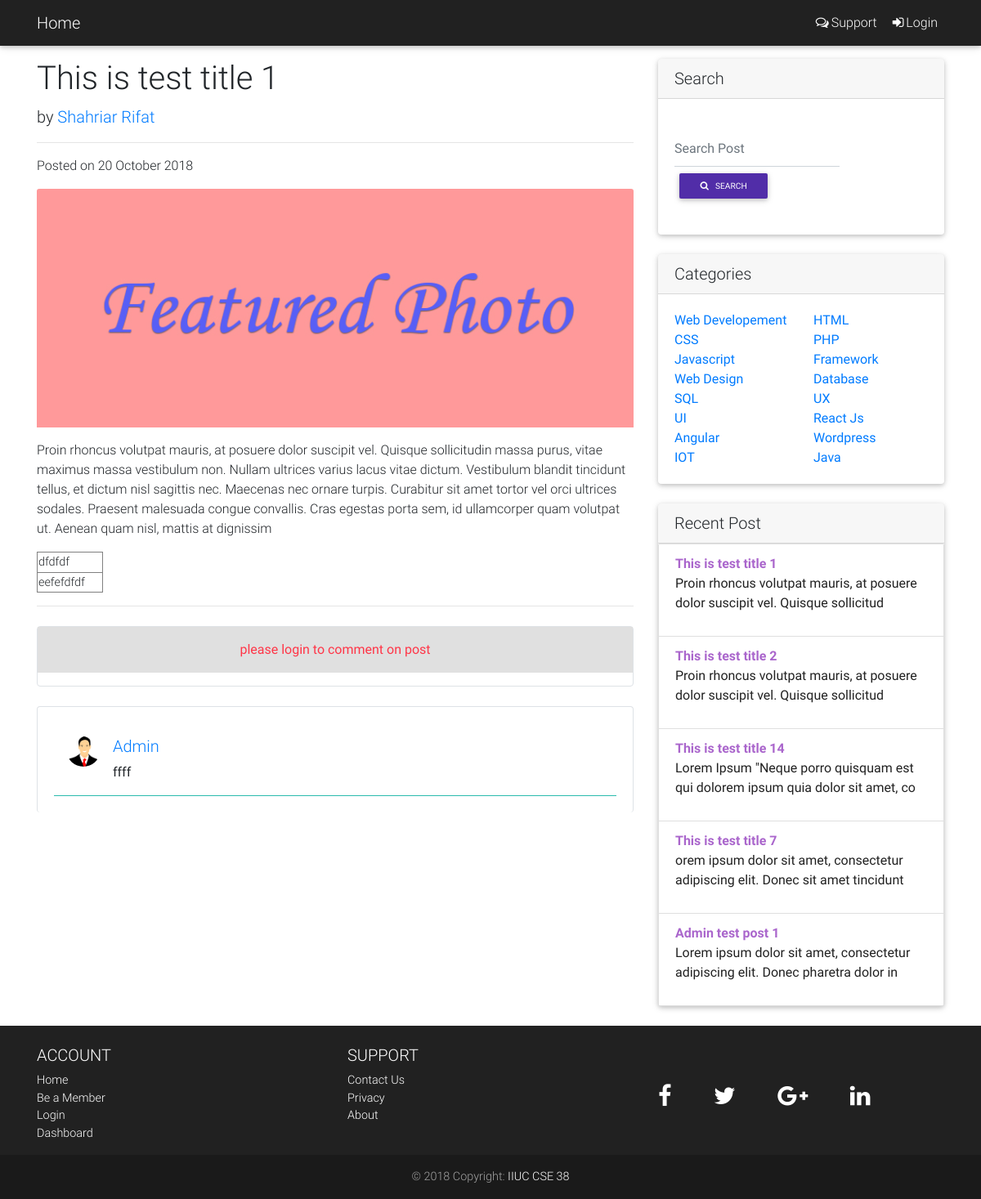
The app's page /postSingle.php?postId=4 with its own data.
### tables this page shows
CREATE TABLE `posts` (
  `id` int(10) UNSIGNED NOT NULL,
  `title` varchar(50) NOT NULL,
  `body` mediumtext NOT NULL,
  `categories` varchar(50) DEFAULT NULL,
  `feature_image` varchar(50) DEFAULT NULL,
  `status` tinyint(3) DEFAULT '0',
  `created_at` timestamp NOT NULL DEFAULT CURRENT_TIMESTAMP ON UPDATE CURRENT_TIMESTAMP,
  `user_id` int(10) UNSIGNED NOT NULL
);

CREATE TABLE `users` (
  `id` int(10) UNSIGNED NOT NULL,
  `name` varchar(30) NOT NULL,
  `email` varchar(50) NOT NULL,
  `image` varchar(50) DEFAULT NULL,
  `password` varchar(255) NOT NULL,
  `activation_code` varchar(100) DEFAULT NULL,
  `active` tinyint(3) DEFAULT '0',
  `user_type` tinyint(3) DEFAULT '0',
  `created_at` timestamp NOT NULL DEFAULT CURRENT_TIMESTAMP ON UPDATE CURRENT_TIMESTAMP
);

CREATE TABLE `comments` (
  `id` int(10) UNSIGNED NOT NULL,
  `body` varchar(100) NOT NULL,
  `user_id` int(10) NOT NULL,
  `post_id` int(10) NOT NULL,
  `created_at` timestamp NOT NULL DEFAULT CURRENT_TIMESTAMP ON UPDATE CURRENT_TIMESTAMP
);

CREATE TABLE `categories` (
  `id` int(10) UNSIGNED NOT NULL,
  `name` varchar(30) NOT NULL,
  `slug` varchar(50) NOT NULL,
  `created_at` timestamp NOT NULL DEFAULT CURRENT_TIMESTAMP ON UPDATE CURRENT_TIMESTAMP
);

### checkUser.php (called while the page is built)
<?php session_start();
if( isset($_SESSION['isLogin']) && $_SESSION['isLogin'] == true ){
    $isLogin = true;
    if(isset($_SESSION['isAdmin']) &&$_SESSION['isAdmin'] == true){
        $isAdmin = true;
    }else{
        $isAdmin = false;
    }
}
else{
    $isLogin =false;
}

### postSingle.php (the view)
<?php
include 'DB/db_connect.php';
include 'layout/top.php';
if(isset($_GET['draft']) && isset($_GET['postId'])) {
    if(!$isLogin == true){
        return header('location:login.php');
    }
    $userId = $_SESSION['userId'];
    if ($userId != $_GET['draft']){
        $_SESSION['status'] ="you don't have access to this post";
        $_SESSION['statusType'] = 2;
        return header('location:postsDraft.php');
    }
    $postId = $_GET['postId'];
    $result = $conn->query("select posts.*, users.name from posts inner join users on posts.user_id = users.id where posts.id = $postId and posts.status = 1 ");
    if ($result->num_rows > 0) {
        $post = $result->fetch_object();
    } else {
        $_SESSION['status'] = 'Incorrect Post Draft Id';
        $_SESSION['statusType'] = 3;
        return header('location:postsDraft.php');
    }
}
elseif(isset($_GET['postId'])){
    $hasComments = false;
    $userId = $_SESSION['userId'];
    $postId = $_GET['postId'];
    $result = $conn->query("select posts.*, users.name from posts inner join users on posts.user_id = users.id where posts.id = $postId and posts.status = 0 ");
    if ($result->num_rows > 0){
        $post = $result->fetch_object();
    }else{
        $_SESSION['status']='Incorrect Post Id';
        $_SESSION['statusType']=3;
        return header('location:index.php');
    }
    $commentAll = $conn->query("select comments.*, users.name, users.image from comments inner join users on comments.user_id = users.id where comments.post_id = '$postId' order by comments.created_at DESC ");
    if ($commentAll == true && $commentAll->num_rows > 0){
            $hasComments = true;
    }
}
else{
    return header('location:index.php');
}
?>
    <div class="container">
        <div class="row mt-5">
            <div class="col-lg-8">
                <h1 class="mt-4"><?php echo $post->title; ?></h1>
                <p class="lead">
                    by
                    <span class="text-capitalize"><a href="userProfile.php?profileId=<?php echo $post->user_id; ?>"><?php echo $post->name; ?></a></span>
                </p>
                <hr>
                <p>Posted on <?php
                    $date=date_create($post->created_at);
                    echo date_format($date,"d F Y"); ?></p>
                <?php if($post->feature_image == null){ ?>
                    <img class="card-img-top" src="http://placehold.it/750x300" alt="Card image cap">
                <?php }
                else{ ?>
                    <img class="card-img-top" src="images/<?php echo $post->feature_image; ?>" alt="Card image cap">
                <?php } ?>
                <div class="mt-3" style="overflow-wrap: break-word"><?php echo htmlspecialchars_decode($post->body); ?></div>
                <hr>
                <div class="card my-4 z-depth-0 border">
                    <?php if ($isLogin){ ?>
                    <h5 class="card-header">Leave a Comment:</h5>
                    <div class="card-body">
                        <form method="post" action="comment.php">
                            <div class="form-group">
                                <input type="hidden" name="commenterId" value="<?php echo $userId; ?>">
                                <input type="hidden" name="postId" value="<?php echo $post->id; ?>">
                                <textarea name="commentBody" class="form-control" rows="3"></textarea>
                            </div>
                            <button type="submit" class="btn btn-primary" name="comment">Submit</button>
                        </form>
                    </div>
                    <?php } else {
                        echo "<p class='text-center bg-light text-danger p-3'>please login to comment on post</p>";
                        } ?>
                </div>
                <div class="card card-body mb-5 z-depth-0 border border-bottom-0">
                <?php if ($hasComments){
                        while($comment = $commentAll->fetch_object()){ ?>
                            <div class="media border border-default border-top-0 border-left-0 border-right-0 p-3">
                                <?php if($comment->image == null){ ?>
                                    <img class="d-flex mr-3 rounded-circle" src="images/profile/tempProfileImage.png" alt="image">
                                <?php } else{ ?>
                                    <img class="d-flex mr-3 rounded-circle" src="images/profile/<?php echo $comment->image; ?>" width="40" alt="image">
                                <?php } ?>
                                <div class="media-body">
                                    <h5 class="mt-0"><a href="userProfile.php?profileId=<?php echo $comment->user_id ?>"><?php echo $comment->name; ?></a></h5>
                                    <?php echo substr($comment->body,0,100); ?>
                                </div>
                            </div>
                <?php } } else{
                        echo "<p class='text-center text-danger p-2'>post has no comment</p>";
                    } ?>
                </div>
            </div>
            <?php include 'layout/sidebar.php'; ?>
        </div>
    </div>
<?php
    include 'layout/footer.php';
    include 'layout/bottom.php';
?>

### layout/sidebar.php
<?php
$category = $conn->query("select name from categories");
$recentPosts = $conn->query("select id,title,body from posts where status = 0 limit 5 ");
if ($recentPosts){
    $recentPosts = $recentPosts->fetch_all();
}
?>
<div class="col-md-4">
    <div class="card my-4">
        <h5 class="card-header">Search</h5>
        <div class="card-body">
            <form class="form-inline md-form mr-auto mb-4" method="post" action="index.php">
                <input class="form-control mr-sm-2" type="text" name="searchTerm" placeholder="Search Post" aria-label="Search">
                <button class="btn btn-deep-purple btn-sm my-0" name="searchPost" type="submit"><i class="fa fa-search mr-2" aria-hidden="true"></i>Search</button>
            </form>
        </div>
    </div>
    <div class="card my-4">
        <h5 class="card-header">Categories</h5>
        <div class="card-body">
            <div class="row">
                <?php if ($category){
                    $allCats = $category->fetch_all();
                    foreach ($allCats as $cat){ ?>
                        <div class="col-lg-6">
                            <ul class="list-unstyled mb-0">
                                <li>
                                    <a href="index.php?catName=<?php echo $cat[0]; ?> "><?php echo $cat[0] ?></a>
                                </li>
                            </ul>
                        </div>
                    <?php }
                } ?>
            </div>
        </div>
    </div>
    <div class="card my-4">
        <h5 class="card-header">Recent Post</h5>
        <div class="card-body p-0">
            <div class="list-group p-0 m-0">
                <?php foreach ($recentPosts as $postTitle){ ?>
                <a href="postSingle.php?postId=<?php echo "$postTitle[0]"; ?>" class="text-secondary font-weight-bold list-group-item list-group-item-action">
                    <?php echo $postTitle[1]; ?>
                    <p class="text-dark font-weight-normal"> <?php $body =  htmlspecialchars_decode($postTitle[2]);
                        $body = strip_tags($body);
                        echo substr($body,0,80);
                        ?></p>
                </a>
                <?php } ?>
            </div>
        </div>
    </div>
</div>

### records on screen
posts: title "This is test title 1", user.name "Shahriar Rifat", created_at "20 October 2018", feature_image (picture), body "Proin rhoncus volutpat mauris, at posuere dolor suscipit vel. Quisque sollicitudin massa purus, vitae maximus massa vestibulum non. Nullam ultrices varius lacus vitae dictum. Vestibulum blandit tincidunt tellus, et dictum nisl sagittis nec. Maecenas nec ornare turpis. Curabitur sit amet tortor vel orci ultrices sodales. Praesent malesuada congue convallis. Cras egestas porta sem, id ullamcorper quam volutpat ut. Aenean quam nisl, mattis at dignissim dfdfdf eefefdfdf", body "Proin rhoncus volutpat mauris, at posuere dolor suscipit vel. Quisque sollicitud"
comments: user.image (picture), user.name "Admin", body "ffff"
categories: name "Web Developement"
categories: name "HTML"
categories: name "CSS"
categories: name "PHP"
categories: name "Javascript"
categories: name "Framework"
categories: name "Web Design"
categories: name "Database"
categories: name "SQL"
categories: name "UX"
categories: name "UI"
categories: name "React Js"
categories: name "Angular"
categories: name "Wordpress"
categories: name "IOT"
categories: name "Java"
posts: title "This is test title 2", body "Proin rhoncus volutpat mauris, at posuere dolor suscipit vel. Quisque sollicitud"
posts: title "This is test title 14", body "Lorem Ipsum \"Neque porro quisquam est qui dolorem ipsum quia dolor sit amet, co"
posts: title "This is test title 7", body "orem ipsum dolor sit amet, consectetur adipiscing elit. Donec sit amet tincidunt"
posts: title "Admin test post 1", body "Lorem ipsum dolor sit amet, consectetur adipiscing elit. Donec pharetra dolor in"
